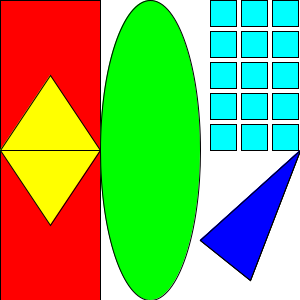
Frame 1 (no input)
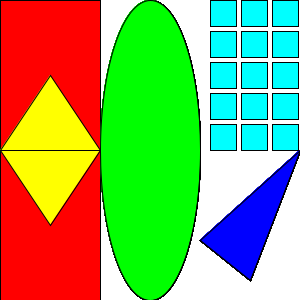
Frame 60 (the mouse pressed at the canvas centre just before this capture)
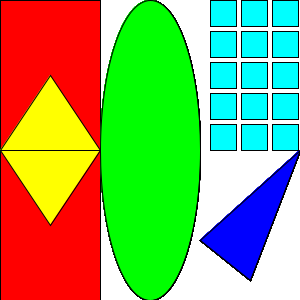
Frame 120 (the mouse held since frame 60 and released just before this capture)

The Processing sketch that drew these frames (run headless with seeded random() and noise(); from frame 60 on, the mouse is pressed at the canvas centre):

// Processing sketch: A1Core
// ── A1Core.pde
public void settings(){
        size(300,300);
    }

    public void setup(){
        background(255);
    }

    public void draw(){
        fill(255,0,0);
        rect(0,0,100,300);
        
        fill(255,255,0);
        triangle(0,150,100,150,50,75);
        triangle(0,150,100,150,50,225);
        
        fill(0,255,0);
        ellipse(150,150,100,300);
        
        for (int i = 0; i < 3; i++){
          for (int j = 0; j < 5; j++){
            
           float square = 26;
           float gap = 5;
           float xPos = 210 + (square + gap) * i; // Calculate the x-coordinate for each box
           float yPos = 0 + (square + gap) * j; //calculate the y-coordinate for each box
           //I put 210 since the squares and the ellipse sort of collide.
           
           fill(0, 255, 255); // Cyan
           rect(xPos, yPos, square, square);
          }
         fill(0,0,255); 
         triangle(300,150,200,240,250,280); 
        }
    }
